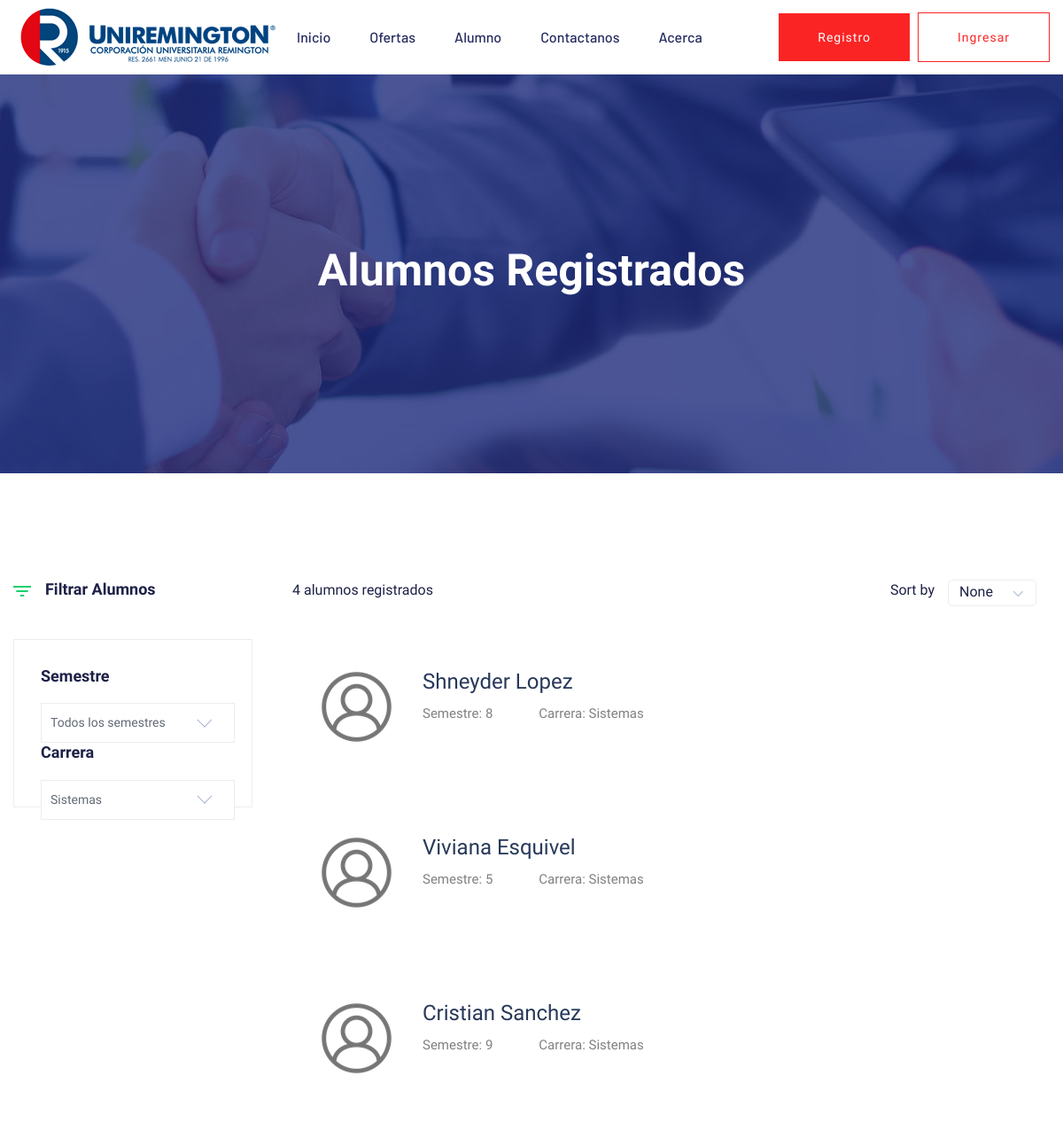
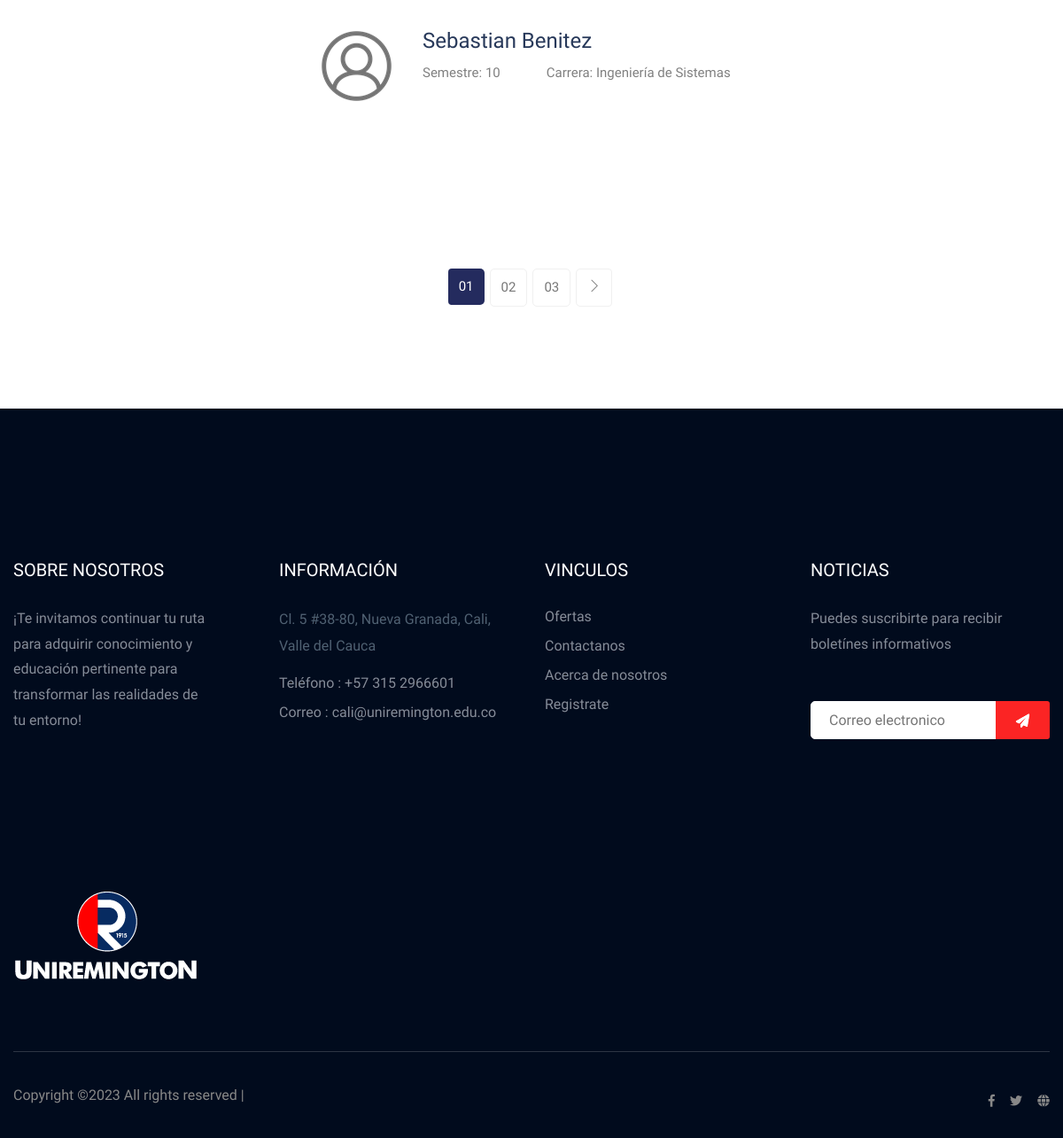
The page /listar_alumno on the database its author committed (2 pictures, top to bottom).
### DtaAlumnos/models.py (models this page shows)
class Alumnos(models.Model):
    idAlu = models.CharField(primary_key=True, max_length=12, unique=True, verbose_name='Num. documento')
    nomAlu = models.CharField(max_length=200,verbose_name='Nombres')
    apeAlu = models.CharField(max_length=200,verbose_name='Apellidos')
    carAlu = models.CharField(max_length=200,verbose_name='Carrera')
    semAlu = models.CharField(max_length=10,verbose_name='Semestre')
    pubAlu = models.BooleanField(default=False, verbose_name='Publicado?')
    creaAlu = models.DateTimeField(auto_now_add=True, verbose_name='Creado')
    actuAlu = models.DateTimeField(auto_now=True, verbose_name='Actualizado')
    class Meta:
        verbose_name = 'Alumno'
        verbose_name_plural = 'Alumnos'
    def __str__(self):
        return str(self.idAlu)

### DtaAlumnos/views.py (the view)
# urls.py: path('listar_alumno', views.listar_alumno, name='listar_alumno'),
def listar_alumno(request):
    alumnos = Alumnos.objects.all()
    print(alumnos)
    return render(request, 'alumnos/listar_alumno.html',{'title': 'Listado de alumnos', 'alumnos': alumnos
    })

### DtaAlumnos/templates/alumnos/listar_alumno.html (shortened to what this page needs)
{% extends 'layouts/layout.html' %}
{% block content %}
{% load static %}
        <div class="slider-area ">
            <div class="single-slider section-overly slider-height2 d-flex align-items-center" data-background="{% static 'assets/img/hero/job.jpg' %}">
                <div class="container">
                    <div class="row">
                        <div class="col-xl-12">
                            <div class="hero-cap text-center">
                                <h2>Alumnos registrados</h2>
                            </div>
                        </div>
                    </div>
                </div>
            </div>
        </div>
        <div class="job-listing-area pt-120 pb-120">
            <div class="container">
                <div class="row">
                    <div class="col-xl-3 col-lg-3 col-md-4">
                        <div class="row">
                            <div class="col-12">
                                    <div class="small-section-tittle2 mb-45">
                                    <div class="ion">
                                    </div>
                                    <h4>Filtrar Alumnos</h4>
                                </div>
                            </div>
                        </div>
                        <div class="job-category-listing mb-50">
                            <div class="single-listing">
                               <div class="small-section-tittle2">
                                     <h4>Semestre</h4>
                               </div>
                            </div>
                            <div class="single-listing">
                               <div class="small-section-tittle2">
                                     <h4>Carrera</h4>
                               </div>
                            </div>
                        </div>
                    </div>
                    <div class="col-xl-9 col-lg-9 col-md-8">
                        <section class="featured-job-area">
                            <div class="container">
                                <div class="row">
                                    <div class="col-lg-12">
                                        <div class="count-job mb-35">
                                            <span>{{ alumnos.count }} alumnos registrados</span>
                                            <div class="select-job-items">
                                                <span>Sort by</span>
                                            </div>
                                        </div>
                                    </div>
                                </div>
                                {% for alumno in alumnos %}
                                <div class="single-job-items mb-30">
                                    <div class="job-items">
                                        <div class="company-img">
                                            <a href="#"><img src="{% static 'assets/img/icon/IconUser.png' %}" alt=""></a>
                                        </div>
                                        <div class="job-tittle job-tittle2">
                                            <a href="{% url 'detail_alumno' alumno.idAlu %}">
                                                <h4>{{ alumno.nomAlu }} {{ alumno.apeAlu}}</h4>
                                            </a>
                                            <ul>
                                                <li><label>Semestre: </label> {{ alumno.semAlu }} </li>
                                                <li><label>Carrera: </label> {{ alumno.carAlu }}</li>
                                            </ul>
                                        </div>
                                    </div>
                                </div>
                                {% endfor %}
                            </div>
                        </section>
                    </div>
                </div>
            </div>
        </div>
        <div class="pagination-area pb-115 text-center">
            <div class="container">
                <div class="row">
                    <div class="col-xl-12">
                        <div class="single-wrap d-flex justify-content-center">
                            <nav aria-label="Page navigation example">
                                <ul class="pagination justify-content-start">
                                    <li class="page-item active"><a class="page-link" href="#">01</a></li>
                                    <li class="page-item"><a class="page-link" href="#">02</a></li>
                                    <li class="page-item"><a class="page-link" href="#">03</a></li>
                                <li class="page-item"><a class="page-link" href="#"><span class="ti-angle-right"></span></a></li>
                                </ul>
                            </nav>
                        </div>
                    </div>
                </div>
            </div>
        </div>
{% endblock %}

### rows shown on the page
Alumnos: nomAlu "Shneyder", apeAlu "Lopez", semAlu "8", carAlu "Sistemas"
Alumnos: nomAlu "Viviana", apeAlu "Esquivel", semAlu "5", carAlu "Sistemas"
Alumnos: nomAlu "Cristian", apeAlu "Sanchez", semAlu "9", carAlu "Sistemas"
Alumnos: nomAlu "Sebastian", apeAlu "Benitez", semAlu "10", carAlu "Ingeniería de Sistemas"

### other values the page prints
{{ alumnos.count }} "4"
